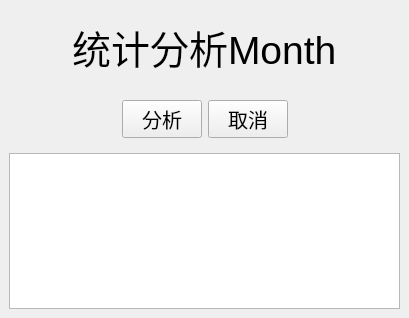
<?xml version="1.0" encoding="UTF-8"?>
<ui version="4.0">
 <class>A3</class>
 <widget class="QMainWindow" name="A3">
  <property name="geometry">
   <rect>
    <x>0</x>
    <y>0</y>
    <width>409</width>
    <height>318</height>
   </rect>
  </property>
  <property name="windowTitle">
   <string>A3</string>
  </property>
  <widget class="QWidget" name="centralwidget">
   <layout class="QVBoxLayout" name="verticalLayout">
    <item>
     <widget class="QWidget" name="widget" native="true">
      <property name="font">
       <font>
        <pointsize>12</pointsize>
       </font>
      </property>
      <layout class="QHBoxLayout" name="horizontalLayout">
       <item>
        <spacer name="horizontalSpacer">
         <property name="orientation">
          <enum>Qt::Horizontal</enum>
         </property>
         <property name="sizeHint" stdset="0">
          <size>
           <width>40</width>
           <height>20</height>
          </size>
         </property>
        </spacer>
       </item>
       <item>
        <widget class="QLabel" name="label">
         <property name="font">
          <font>
           <pointsize>29</pointsize>
          </font>
         </property>
         <property name="text">
          <string>统计分析Month</string>
         </property>
        </widget>
       </item>
       <item>
        <spacer name="horizontalSpacer_2">
         <property name="orientation">
          <enum>Qt::Horizontal</enum>
         </property>
         <property name="sizeHint" stdset="0">
          <size>
           <width>40</width>
           <height>20</height>
          </size>
         </property>
        </spacer>
       </item>
      </layout>
     </widget>
    </item>
    <item>
     <widget class="QWidget" name="widget_5" native="true">
      <layout class="QHBoxLayout" name="horizontalLayout_5">
       <item>
        <spacer name="horizontalSpacer_10">
         <property name="orientation">
          <enum>Qt::Horizontal</enum>
         </property>
         <property name="sizeHint" stdset="0">
          <size>
           <width>40</width>
           <height>20</height>
          </size>
         </property>
        </spacer>
       </item>
       <item>
        <widget class="QPushButton" name="QUERY">
         <property name="font">
          <font>
           <pointsize>15</pointsize>
          </font>
         </property>
         <property name="text">
          <string>分析</string>
         </property>
        </widget>
       </item>
       <item>
        <widget class="QPushButton" name="NO">
         <property name="font">
          <font>
           <pointsize>15</pointsize>
          </font>
         </property>
         <property name="text">
          <string>取消</string>
         </property>
        </widget>
       </item>
       <item>
        <spacer name="horizontalSpacer_4">
         <property name="orientation">
          <enum>Qt::Horizontal</enum>
         </property>
         <property name="sizeHint" stdset="0">
          <size>
           <width>40</width>
           <height>20</height>
          </size>
         </property>
        </spacer>
       </item>
      </layout>
     </widget>
    </item>
    <item>
     <widget class="QTableWidget" name="table"/>
    </item>
   </layout>
  </widget>
 </widget>
 <resources/>
 <connections/>
</ui>
